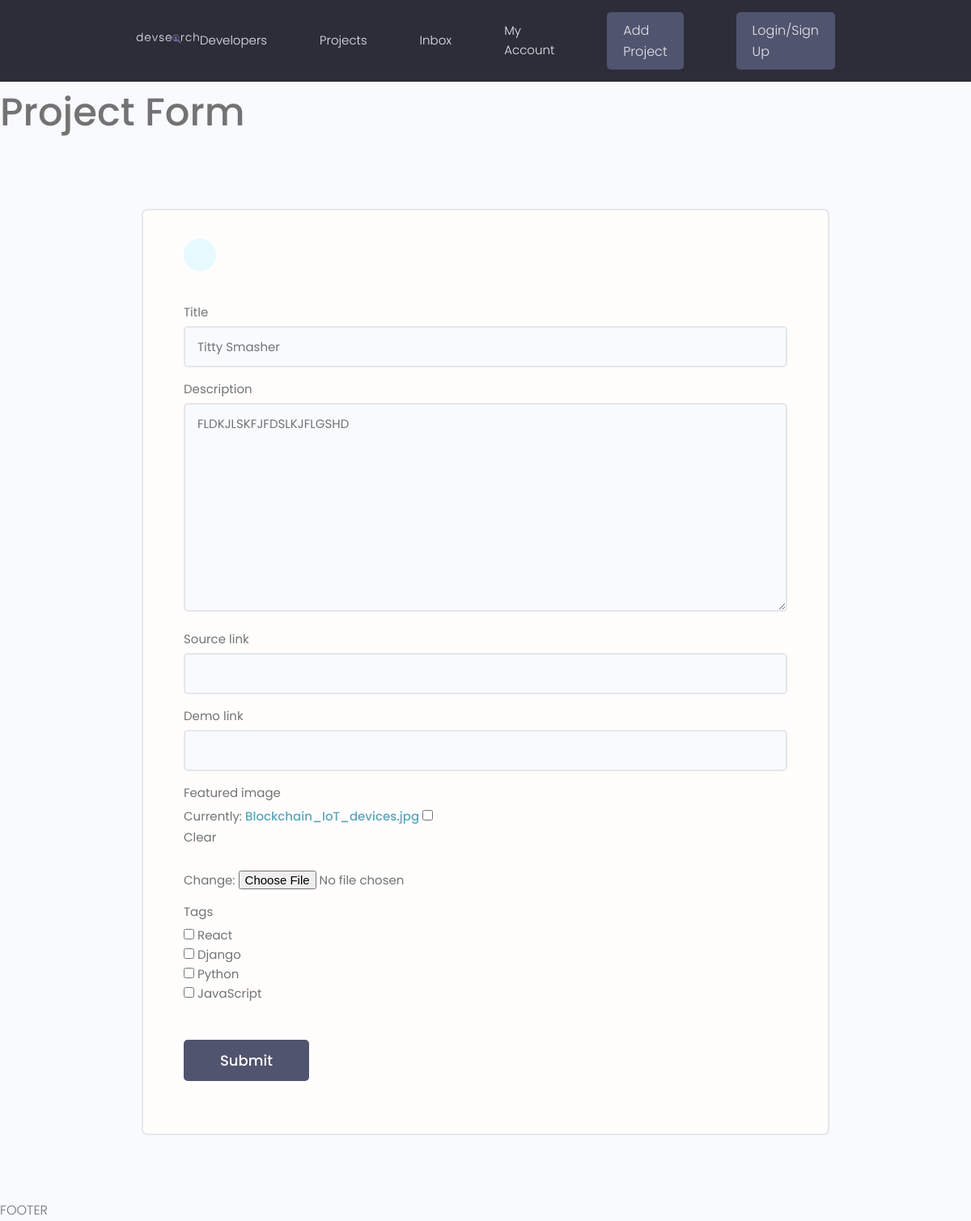
/projects/update-project/d1d3e1ca1ff24e6aadcebb51c8d490ff/, run on an earlier commit of the app's database.
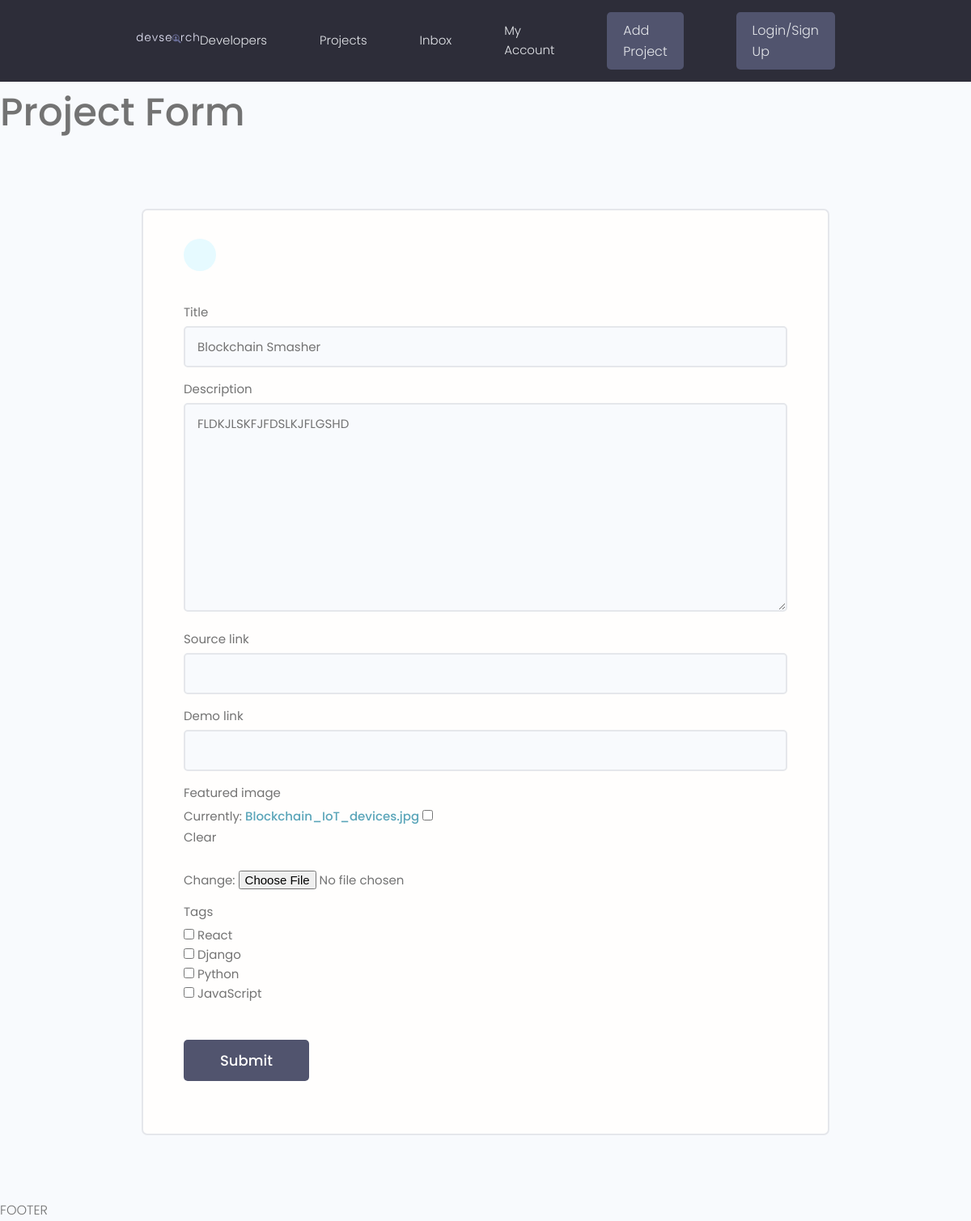
And on a later commit of the database.
### projects/models.py (models this page shows, shortened)
class Project(models.Model):
    owner = models.ForeignKey(Profile, null=True, blank=True, on_delete=models.SET_NULL)
    title = models.CharField(max_length=150)
    description = models.TextField(null=True, blank=True)
    featured_image = models.ImageField(null=True, blank=True,default="default.jpg") #setting a default picture for featured image
    demo_link = models.CharField(max_length=2000, null=True, blank=True)
    source_link = models.CharField(max_length=2000, null=True, blank=True)
    tags = models.ManyToManyField('Tag', blank=True)
    vote_total = models.IntegerField(default=0, null=True, blank=True)
    vote_ratio = models.IntegerField(default=0, null=True, blank=True)
    created = models.DateTimeField(auto_now_add=True)
    id = models.UUIDField(default=uuid.uuid4, unique=True, primary_key=True, editable=False)

### projects/views.py (the view)
# urls.py: path('update-project/<str:pk>/', views.updateProject, name="update-project"),
def updateProject(request, pk): #primary key is to track in the form
    project = Project.objects.get(id=pk) #queries object to the updateProject, prefills all of the back end data to the form
    form = ProjectForm(instance=project) #chooses the instace/project that we want to edit in the form
    context = {'form': form}
    if request.method == 'POST':
        form = ProjectForm(request.POST, request.Files, instance=project) #shows that the data is going to be sent to the instance and then saves it
        if form.is_valid():
            form.save()
            return redirect('projects')
    return render(request, "projects/project_form.html", context) #rendering template

### projects/forms.py
class ProjectForm(ModelForm):
    class Meta:
        model = Project
        fields = ['title', 'description', 'source_link', 'demo_link', 'featured_image', 'tags']
        widgets = {
            'tags':forms.CheckboxSelectMultiple(),
        }
    def __init__(self, *args, **kwargs):
        super(ProjectForm, self).__init__(*args, **kwargs)
        for name, field in self.fields.items():
            field.widget.attrs.update({'class':'input'})

### projects/models.py (called while the page is built)
    def __str__(self):
        return self.name

### projects/templates/projects/project_form.html (shortened to what this page needs)
<!DOCTYPE html>
<html lang="en">
<head>
</head>
<body>
{% extends 'main.html' %}
{% block content %}
    <h1>Project Form</h1>
    <main class="formPage my-xl">
        <div class="content-box">
            <div class="formWrapper">
                <a class="backButton" href="#"></a>
                <br>
                <form class="form" method="POST" enctype="multipart/form-data">
                    {% for field in form %}
                    <div class="form__field">
                        <label for="formInput#text">{{ field.label }}</label>
                        {{ field }}
                    </div>
                    {% endfor %}
                    <input class="btn btn--sub btn--lg  my-md" type="submit" value="Submit" />
                </form>
            </div>
        </div>
    </main>
{% endblock %}

What changed in the data, as far as the page shows it:
changed Project "FLDKJLSKFJFDSLKJFLGSHD": title "Titty Smasher" → "Blockchain Smasher"
